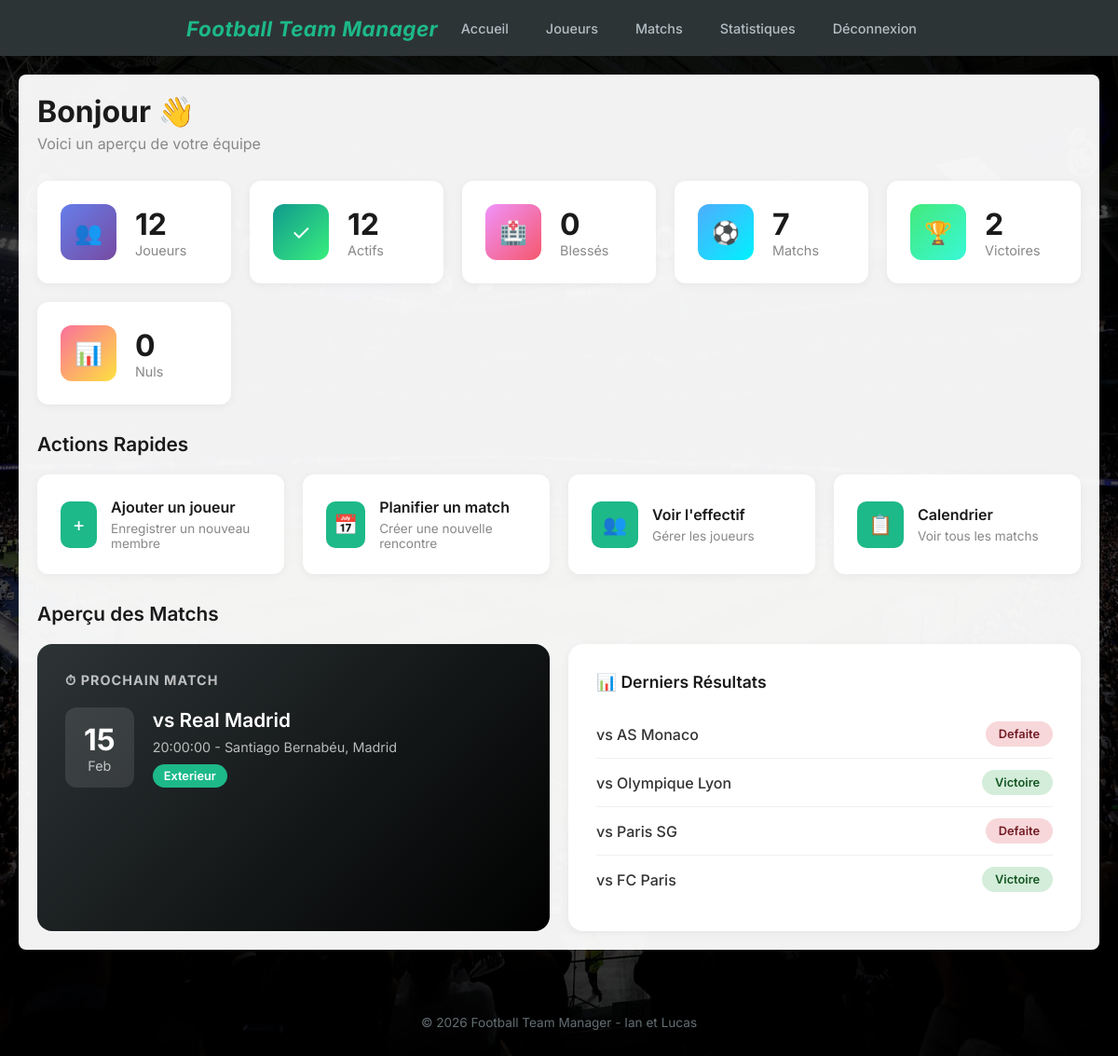
Before: /vue/accueil.php (signed in) with the older database file.
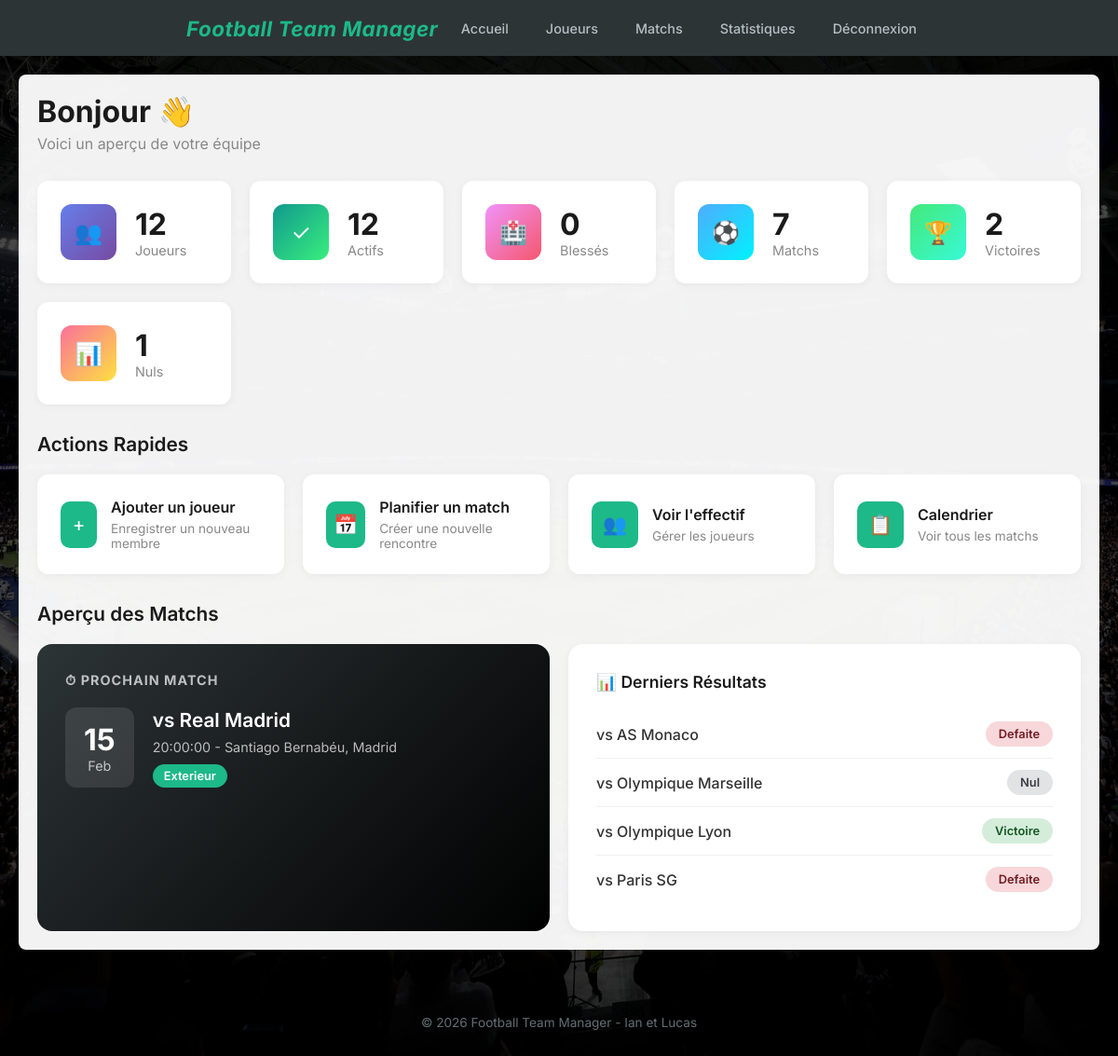
After: the same page with the newer database file.
### tables this page shows
CREATE TABLE IF NOT EXISTS `rencontre` (
  `id_rencontre` int NOT NULL AUTO_INCREMENT,
  `date_rencontre` date NOT NULL,
  `heure` time NOT NULL,
  `adresse` varchar(255) NOT NULL,
  `nom_equipe_adverse` varchar(50) NOT NULL,
  `lieu` enum('Domicile','Exterieur') NOT NULL,
  `resultat` enum('Victoire','Defaite','Nul') DEFAULT NULL,
  `image_stade` varchar(255) DEFAULT NULL,
  PRIMARY KEY (`id_rencontre`)
);

### src/modele/ConnexionBD.php (called while the page is built, shortened)
<?php
class ConnexionBD
{
    private static $instance = null;
    private $pdo;
    private function __construct()
    {
        $host = HOST;
        $db = DB;
        $user = USER;
        $pass = PASS;
        try {
            $this->pdo = new PDO("mysql:host=$host;dbname=$db;charset=utf8", $user, $pass);
            $this->pdo->setAttribute(PDO::ATTR_ERRMODE, PDO::ERRMODE_EXCEPTION);
        } catch (Exception $e) {
            die('Erreur : ' . $e->getMessage());
        }
    }
    public static function getInstance()
    {
        if (self::$instance === null) {
            self::$instance = new ConnexionBD();
        }
        return self::$instance;
    }
    public function getPDO()
    {
        return $this->pdo;
    }
}
?>

### src/modele/RencontreDAO.php (called while the page is built, shortened)
<?php
require_once __DIR__ . '/ConnexionBD.php';
class RencontreDAO
{
    private $pdo;
    public function __construct()
    {
        $this->pdo = ConnexionBD::getInstance()->getPDO();
    }
    public function getRencontres()
    {
        $sql = "SELECT * FROM rencontre ORDER BY date_rencontre DESC, heure DESC";
        $req = $this->pdo->query($sql);
        return $req->fetchAll(PDO::FETCH_ASSOC);
    }
}
?>

### src/vue/accueil.php (the view, shortened to what the changed rows need)
<?php
require_once __DIR__ . '/../modele/RencontreDAO.php';
$rencontreDAO = new RencontreDAO();
$rencontres = $rencontreDAO->getRencontres();
$nuls = count(array_filter($rencontres, fn($r) => $r['resultat'] === 'Nul'));
require_once __DIR__ . '/header.php';
?>
<link rel="stylesheet" href="/css/accueil.css">
<div class="dashboard">
    <div class="welcome-section">
        <h1>Bonjour <?php echo htmlspecialchars($_SESSION['username']); ?> 👋</h1>
    </div>
    <div class="stats-grid">
        <div class="stat-card">
            <div class="stat-info">
                <h3><?= $nuls ?></h3>
                <p>Nuls</p>
            </div>
        </div>
    </div>
    <h2 class="section-title">Actions Rapides</h2>
    <h2 class="section-title">Aperçu des Matchs</h2>
    <div class="next-match-section">
        <div class="recent-results-card">
            <?php
            $matchsJoues = array_filter($rencontres, fn($r) => $r['resultat'] !== null);
            $dernierMatchs = array_slice($matchsJoues, 0, 4);
            ?>
            <?php if (!empty($dernierMatchs)): ?>
                <?php foreach ($dernierMatchs as $m): ?>
                    <div class="result-item">
                        <span class="result-opponent">vs <?= htmlspecialchars($m['nom_equipe_adverse']) ?></span>
                        <?php
                        $resultClass = strtolower($m['resultat']);
                        $resultText = $m['resultat'];
                        ?>
                        <span class="result-badge <?= $resultClass ?>"><?= $resultText ?></span>
                    </div>
                <?php endforeach; ?>
            <?php else: ?>
                <div class="no-match">
                    <p>Aucun résultat disponible</p>
                </div>
            <?php endif; ?>
        </div>
    </div>
</div>
<?php require_once __DIR__ . '/footer.php'; ?>

Changed rows visible on the page:
no longer on this page (row edited): rencontre: nom_equipe_adverse "FC Paris", resultat "Victoire"
now on this page (row edited): rencontre: nom_equipe_adverse "Olympique Marseille", resultat "Nul"
Other visible differences:
$nuls: "0" → "1"
